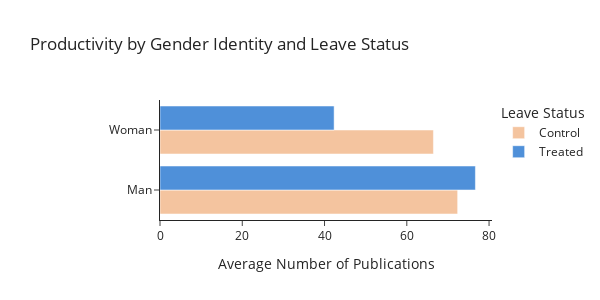
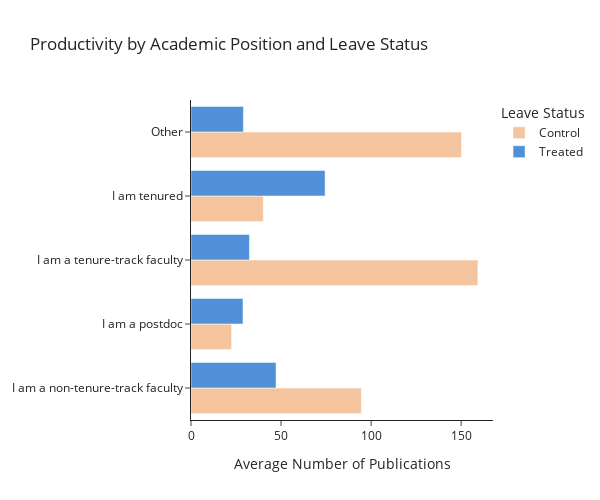

The code cell stored with these charts, in order, in its notebook:
### Code cell
import pandas as pd
import plotly.graph_objects as go

# ─────────────────────────────────────────────────────────────────────────────
# 0.  Palette: orange = Control, blue = Treated
# ─────────────────────────────────────────────────────────────────────────────
PALETTE = {'Control': '#F4C49F',   # soft orange
           'Treated': '#4F90D9'}   # mid‑blue

# ─────────────────────────────────────────────────────────────────────────────
# 1.  Helper to aggregate means
# ─────────────────────────────────────────────────────────────────────────────
def att_bar_df(df, group_col):
    out = (df.groupby([group_col, 'TookLeave'])['NumPublications']
             .mean()
             .reset_index()
             .rename(columns={group_col: 'Group',
                              'NumPublications': 'AvgPubs'}))
    out['LeaveStatus'] = out['TookLeave'].map({0: 'Control', 1: 'Treated'})
    return out

gender_df = att_bar_df(matched_df, 'GenderIdentity')

acad_df   = att_bar_df(matched_df, 'AcademicPosition')
acad_df['Group'] = acad_df['Group'].str.replace(r'\s*\(.*?\)', '', regex=True).str.strip()

# ─────────────────────────────────────────────────────────────────────────────
# 2.  Builder for a single horizontal‑bar figure
# ─────────────────────────────────────────────────────────────────────────────
def make_bar(fig_df, title):
    fig = go.Figure()
    for status in ['Control', 'Treated']:
        sub = fig_df[fig_df['LeaveStatus'] == status]
        fig.add_bar(
            x=sub['AvgPubs'], y=sub['Group'],
            name=status,
            marker_color=PALETTE[status],
            orientation='h'
        )
    fig.update_layout(
        barmode='group',
        width = 600,
        height = 500,
        template='simple_white',
        legend_title_text='Leave Status',
        xaxis_title='Average Number of Publications',
        title=title,
        margin=dict(l=160)
    )
    fig.update_yaxes(automargin=True)
    return fig

# build figures (as before)
gender_fig = make_bar(gender_df, "Productivity by Gender Identity and Leave Status")
role_fig   = make_bar(acad_df,   "Productivity by Academic Position and Leave Status")

# ── make gender plot half‑size (≈ 400 × 300) ─────────────
gender_fig.update_layout(width=600, height=300)   # single line

gender_fig.show()
role_fig.show()


# ─────────────────────────────────────────────────────────────────────────────
# 3.  Save for reveal.js <iframe> embeds
# ─────────────────────────────────────────────────────────────────────────────
#gender_fig.write_html("productivity_gender.html",
  #                    include_plotlyjs="cdn", full_html=False)
#role_fig.write_html("productivity_role.html",
   #                 include_plotlyjs="cdn", full_html=False)

### Figure 1 — Plotly figure (JSON) as saved in the notebook; plotly's stock layout.template omitted (floating-point values rounded to 4 significant figures)
{"data": [{"marker": {"color": "#F4C49F"}, "name": "Control", "orientation": "h", "type": "bar", "x": [72.36, 66.47], "y": ["Man", "Woman"]}, {"marker": {"color": "#4F90D9"}, "name": "Treated", "orientation": "h", "type": "bar", "x": [76.68, 42.33], "y": ["Man", "Woman"]}], "layout": {"barmode": "group", "height": 300, "legend": {"title": {"text": "Leave Status"}}, "margin": {"l": 160}, "title": {"text": "Productivity by Gender Identity and Leave Status"}, "width": 600, "xaxis": {"title": {"text": "Average Number of Publications"}}, "yaxis": {"automargin": true}}}

### Figure 2 — Plotly figure (JSON) as saved in the notebook; plotly's stock layout.template omitted (floating-point values rounded to 4 significant figures)
{"data": [{"marker": {"color": "#F4C49F"}, "name": "Control", "orientation": "h", "type": "bar", "x": [94.62, 22.55, 159.3, 40.16, 150.2], "y": ["I am a non-tenure-track faculty", "I am a postdoc", "I am a tenure-track faculty", "I am tenured", "Other"]}, {"marker": {"color": "#4F90D9"}, "name": "Treated", "orientation": "h", "type": "bar", "x": [47.22, 28.87, 32.46, 74.46, 29.1], "y": ["I am a non-tenure-track faculty", "I am a postdoc", "I am a tenure-track faculty", "I am tenured", "Other"]}], "layout": {"barmode": "group", "height": 500, "legend": {"title": {"text": "Leave Status"}}, "margin": {"l": 160}, "title": {"text": "Productivity by Academic Position and Leave Status"}, "width": 600, "xaxis": {"title": {"text": "Average Number of Publications"}}, "yaxis": {"automargin": true}}}
